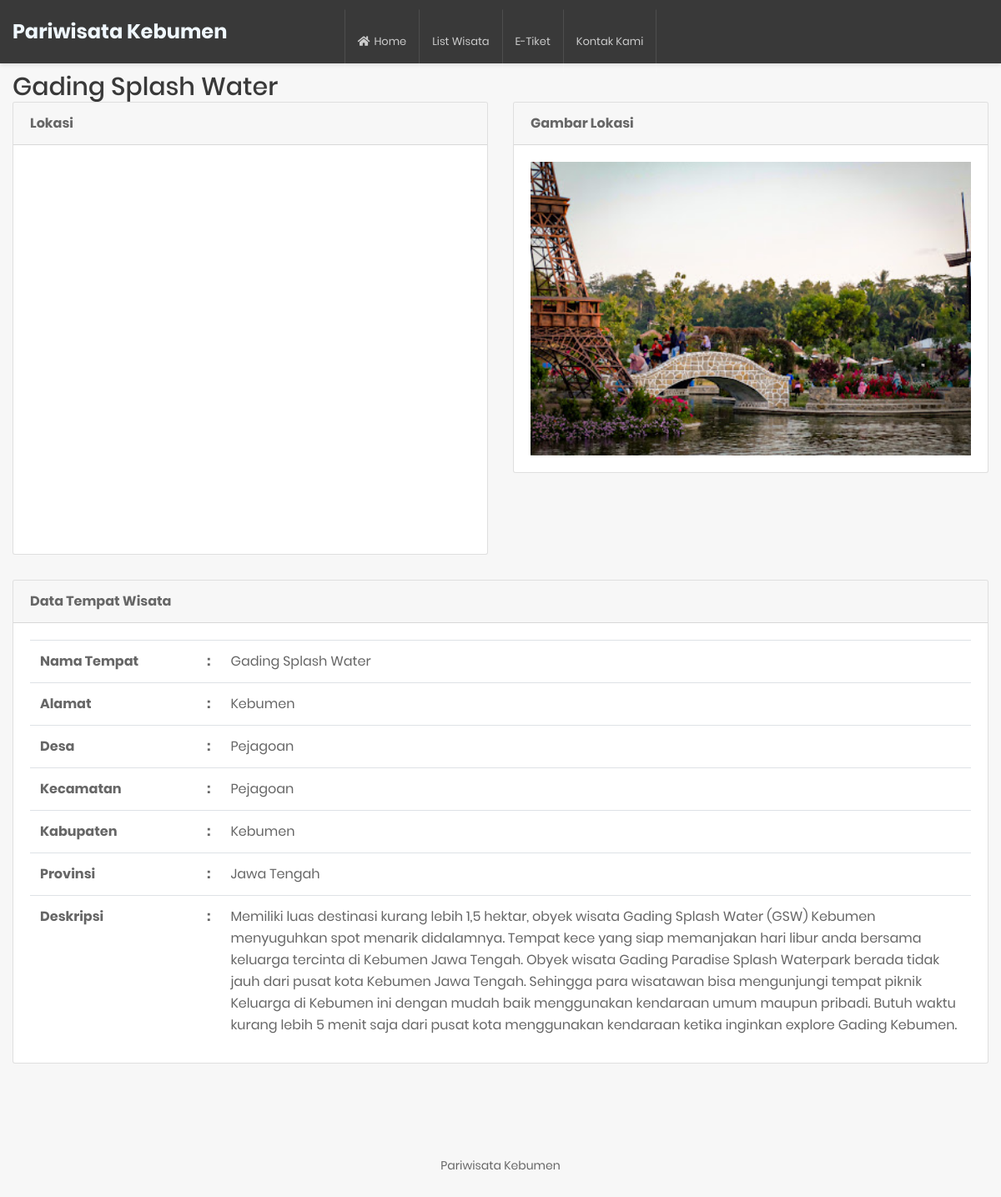
Page /home/detail/9 on the committed database.
### tables this page shows
CREATE TABLE `tbl_wisata` (
  `id_wisata` int(11) NOT NULL,
  `nama_tempat` varchar(255) DEFAULT NULL,
  `alamat` varchar(255) DEFAULT NULL,
  `desa` varchar(255) DEFAULT NULL,
  `kec` varchar(255) DEFAULT NULL,
  `kab` varchar(255) DEFAULT NULL,
  `prov` varchar(255) DEFAULT NULL,
  `latitude` varchar(255) DEFAULT NULL,
  `longitude` varchar(255) DEFAULT NULL,
  `deskripsi` longtext DEFAULT NULL,
  `gambar` text DEFAULT NULL,
  `id_icon` int(11) DEFAULT NULL,
  `harga` int(11) NOT NULL
);

### application/views/layout/v_content.php (called while the page is built)
<?php
if ($isi) {
	$this->load->view($isi);
}

### application/views/layout/v_wrapper.php (called while the page is built)
<?php
require_once('v_head.php');
require_once('v_header.php');
require_once('v_content.php');
require_once('v_footer.php');

### application/controllers/Home.php (called while the page is built, shortened)
<?php
class Home extends CI_Controller
{
	public function __construct()
	{
		$this->load->model('m_wisata');
		$this->load->model('m_json');
		$this->load->model('m_etiket');
	}
	public function detail($id_wisata)
	{
		$wisata = $this->m_wisata->detail($id_wisata);
		$data = array(
			'wisata' => $wisata,
			'title' =>  $wisata->nama_tempat,
			'isi'	=> 'v_detail'
		);
		$this->load->view('layout/v_wrapper', $data, FALSE);
	}
}

### index.php (called while the page is built, shortened)
<?php
require_once BASEPATH.'core/CodeIgniter.php';

### application/models/M_wisata.php (called while the page is built, shortened)
<?php
class M_wisata extends CI_Model
{
	public function detail($id_wisata)
	{
		$this->db->select('*');
		$this->db->from('tbl_wisata');
		$this->db->join('tbl_icon', 'tbl_icon.id_icon = tbl_wisata.id_icon', 'left');
		$this->db->where('id_wisata', $id_wisata);
		return $this->db->get()->row();
	}
}

### application/views/v_detail.php (the view, shortened to what this page needs)
<div class="col-md-6">
	<div class="card">
		<div class="card-header">
			<strong class="card-title mb-3">Lokasi</strong>
		</div>
		<div class="card-body">
			<div id="map" style="width: 100%; height: 450px;"></div>
		</div>
	</div>
</div>
<div class="col-md-6">
	<div class="card">
		<div class="card-header">
			<strong class="card-title mb-3">Gambar Lokasi</strong>
		</div>
		<div class="card-body">
			<img src="<?= base_url('gambar/' . $wisata->gambar) ?>" height="500px" width="100%">
		</div>
	</div>
</div>
<div class="col-md-12">
	<div class="card">
		<div class="card-header">
			<strong class="card-title mb-3">Data Tempat Wisata</strong>
		</div>
		<div class="card-body">
			<table class="table">
				<tr>
					<th width="200px">Nama Tempat</th>
					<th width="20px">:</th>
					<td><?= $wisata->nama_tempat ?></td>
				</tr>
				<tr>
					<th width="200px">Alamat</th>
					<th>:</th>
					<td><?= $wisata->alamat ?></td>
				</tr>
				<tr>
					<th width="200px">Desa</th>
					<th>:</th>
					<td><?= $wisata->desa ?></td>
				</tr>
				<tr>
					<th width="200px">Kecamatan</th>
					<th>:</th>
					<td><?= $wisata->kec ?></td>
				</tr>
				<tr>
					<th width="200px">Kabupaten</th>
					<th>:</th>
					<td><?= $wisata->kab ?></td>
				</tr>
				<tr>
					<th width="200px">Provinsi</th>
					<th>:</th>
					<td><?= $wisata->prov ?></td>
				</tr>
				<tr>
					<th width="200px">Deskripsi</th>
					<th>:</th>
					<td><?= $wisata->deskripsi ?></td>
				</tr>
			</table>
		</div>
	</div>
</div>

### rows in the picture
tbl_wisata: gambar (picture), nama_tempat "Gading Splash Water", alamat "Kebumen", desa "Pejagoan", kec "Pejagoan", kab "Kebumen", prov "Jawa Tengah", deskripsi "Memiliki luas destinasi kurang lebih 1,5 hektar, obyek wisata Gading Splash Water (GSW) Kebumen menyuguhkan spot menarik didalamnya. Tempat kece yang siap memanjakan hari libur anda bersama keluarga tercinta di Kebumen Jawa Tengah. Obyek wisata Gading Paradise Splash Waterpark berada tidak jauh dari pusat kota Kebumen Jawa Tengah. Sehingga para wisatawan bisa mengunjungi tempat piknik Keluarga di Kebumen ini dengan mudah baik menggunakan kendaraan umum maupun pribadi. Butuh waktu kurang lebih 5 menit saja dari pusat kota menggunakan kendaraan ketika inginkan explore Gading Kebumen."

### other values in the picture
$title "Gading Splash Water"
